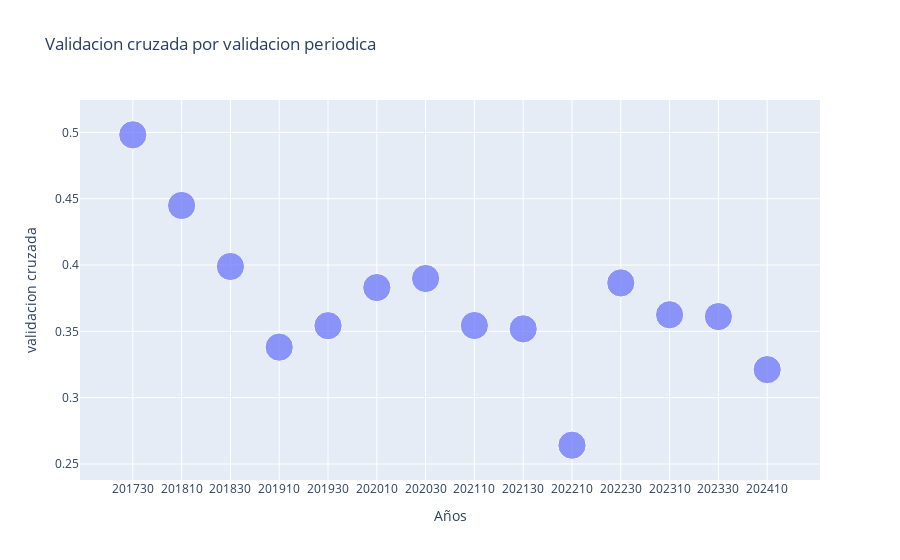

Source (notebook cell):
### Code cell
df = pd.DataFrame(dx)

df['Años'] = df['Años'].astype(str)
fig = px.scatter(
    df,
    x="Años",
    y="validacion cruzada",
    size='n_neighbors',
    hover_data=['validacion cruzada'],
    title = 'Validacion cruzada por validacion periodica',
    category_orders={"Años": sorted(df['Años'].unique())}
)
fig.show()

### Figure 1 — Plotly figure (JSON) as saved in the notebook; plotly's stock layout.template omitted (floating-point values rounded to 4 significant figures)
{"data": [{"hovertemplate": "Años=%{x}<br>validacion cruzada=%{y}<br>n_neighbors=%{marker.size}<extra></extra>", "legendgroup": "", "marker": {"color": "#636efa", "size": [1, 1, 1, 1, 1, 1, 1, 1, 1, 1, 1, 1, 1, 1], "sizemode": "area", "sizeref": 0.0025, "symbol": "circle"}, "mode": "markers", "name": "", "orientation": "v", "showlegend": false, "type": "scatter", "x": ["201730", "201810", "201830", "201910", "201930", "202010", "202030", "202110", "202130", "202210", "202230", "202310", "202330", "202410"], "xaxis": "x", "y": [0.4982, 0.4449, 0.3989, 0.3381, 0.3543, 0.383, 0.3898, 0.3544, 0.3519, 0.2642, 0.3865, 0.3625, 0.3611, 0.3211], "yaxis": "y"}], "layout": {"legend": {"itemsizing": "constant", "tracegroupgap": 0}, "title": {"text": "Validacion cruzada por validacion periodica"}, "xaxis": {"anchor": "y", "categoryarray": ["201730", "201810", "201830", "201910", "201930", "202010", "202030", "202110", "202130", "202210", "202230", "202310", "202330", "202410"], "categoryorder": "array", "domain": [0, 1], "title": {"text": "Años"}}, "yaxis": {"anchor": "x", "domain": [0, 1], "title": {"text": "validacion cruzada"}}}}
